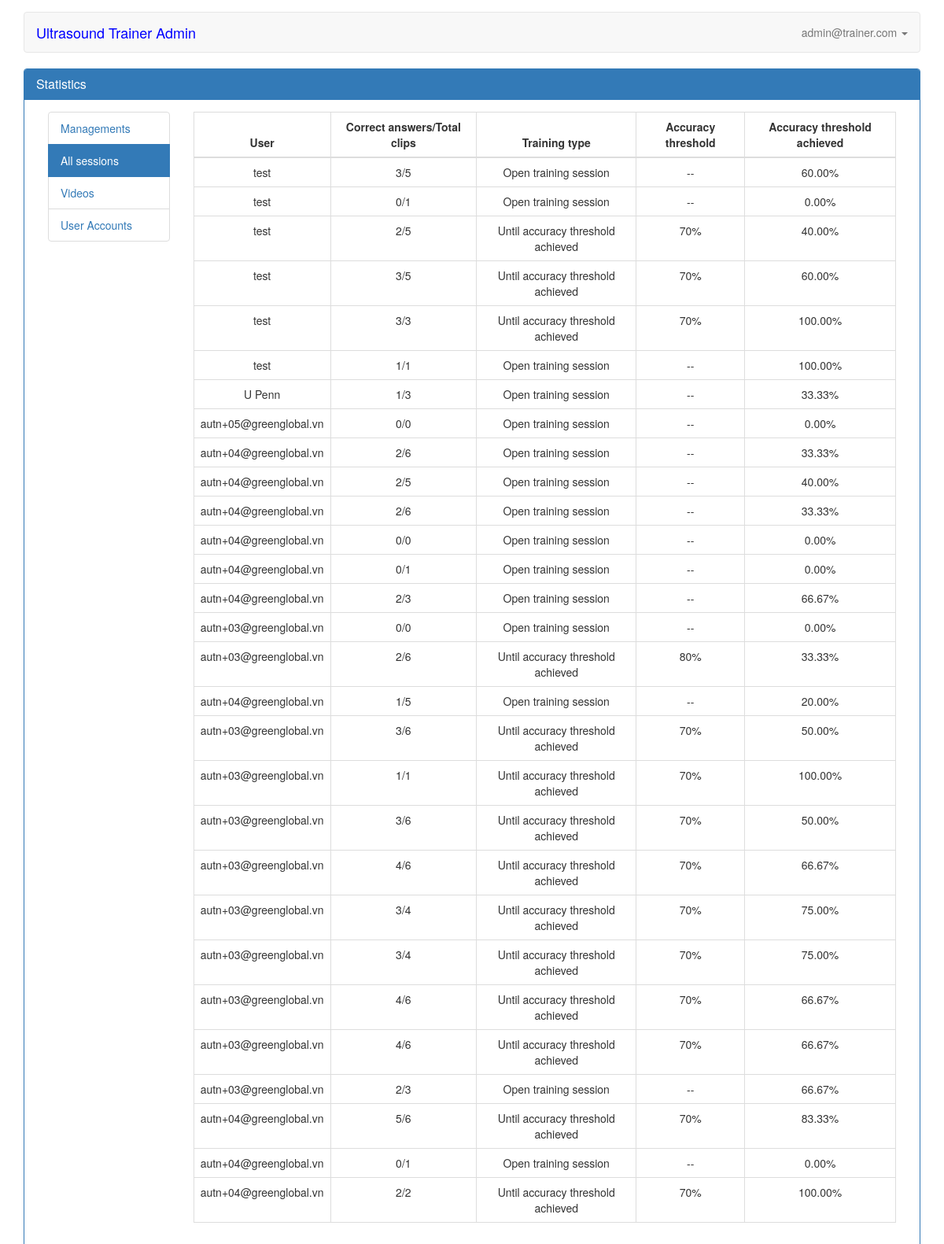
/statistics (signed in), run on the app's committed database.
### servey/models.py (models this page shows, shortened)
class Result(models.Model):
    user = models.ForeignKey(User, related_name='user_result', on_delete=models.CASCADE)
    date = models.DateTimeField(default=datetime.datetime.utcnow, blank=True)
    close = models.BooleanField(default=False, verbose_name="Test is close?", blank=True)
    training_type = models.CharField(choices=TRAINING_TYPE, blank=True, null=True, max_length=255)
    accuracy = models.CharField(max_length=255, choices=ACCURACY_THRESHOLD, blank=True, null=True)
    created_at = models.DateTimeField(auto_now_add=True)
    updated_at = models.DateTimeField(auto_now=True)
    @property
    def get_user(self):
        return User.objects.get(pk=self.user_id)
    @property
    def total_answer(self):
        return self.result_detail.count()
    @property
    def correct_answer(self):
        is_true = 0
        total_video = Video.objects.values('id', 'answer')
        detail = ResultDetail.objects.filter(result=self).values('video_id', 'answer')
        for video in total_video:
            for b in detail:
                if video.get('id') == b.get('video_id'):
                    diff = video.get('answer') == b.get('answer')
                    if diff:
                        is_true += 1
        return is_true
    @property
    def accuracy_count(self):
        context = {}
        check = ResultDetail.objects.filter(result=self.id)
        accuracy = '0.00'
        if check is not None:
            count_question = ResultDetail.objects.filter(result=self.id).count()
            total_answer = ResultDetail.objects.filter(result=self.id)
            context['true'] = 0
            context['false'] = 0
            for query_answer in total_answer:
                video = query_answer.video.answer
                answer_result = query_answer.answer
                if video == answer_result:
                    context['true'] += 1
                else:
                    context['false'] += 1
            if count_question > 0:
                accuracy = format(Decimal(context['true'] * 100 / count_question), '.2f')
        return accuracy

class ResultDetail(models.Model):
    result = models.ForeignKey(Result, on_delete=models.CASCADE, null=True, related_name='result_detail',)
    video = models.ForeignKey(Video, blank=True, on_delete=models.CASCADE, related_name='video_result')
    answer = models.IntegerField(blank=True)
    created_at = models.DateTimeField(auto_now_add=True)
    updated_at = models.DateTimeField(auto_now=True)

class Video(models.Model):
    ANSWER_CHOICE = (
        (1, 'Normal'),
        (2, 'Moderately reduced',),
        (3, 'Severely reduced',)
    )
    path = models.FileField(blank=True, verbose_name="Upload video (mp4, mkv)", max_length=255, upload_to='videos/', validators=[validate_file_extension])
    title = models.TextField(blank=True, verbose_name="Title question")
    answer = models.IntegerField(choices=ANSWER_CHOICE, default=1)
    created_at = models.DateTimeField(auto_now_add=True)
    updated_at = models.DateTimeField(auto_now=True)

### servey/views.py (the view)
@user_passes_test(lambda u: u.is_superuser)
def result_session(request):
    if request.user.is_authenticated:
        list = Result.objects.all()
        total_result = Pager.view(request, list)
        context = {
            "total_result": total_result,
        }
        return render(request, 'statistical/result_session.html', context)
    else:
        return JsonResponse({"status": False, "messages": "Authentication required"},safe=False)

### servey/models.py (called while the page is built)
    def view(request, list):
        page = request.GET.get('page', 1)
        paginator = Paginator(list, ITEMS_PER_PAGE)
        try:
            model = paginator.page(page)
        except PageNotAnInteger:
            model = paginator.page(1)
        except EmptyPage:
            model = paginator.page(paginator.num_pages)
        return model

### templatetags/path_tags.py (called while the page is built)
@register.simple_tag
def is_video_path(path):
    if path == '/videos' or path.startswith('/video/'):
        return 'active'
    return ''

@register.simple_tag
def is_user_path(path):
    if path == '/user_account' or path.startswith('/profile/'):
        return 'active'
    return ''

### templates/statistical/result_session.html (shortened to what this page needs)
{% extends 'statistical/index.html' %}
{% block main %}
    <div class="col-md-10">
        <div class="table-responsive">
            <table class="table table-bordered table-hover">
                <thead>
                    <tr>
                        <th class="text-center">User</th>
                        <th class="text-center">Correct answers/Total clips</th>
                        <th class="text-center">Training type</th>
                        <th class="text-center">Accuracy threshold</th>
                        <th class="text-center">Accuracy threshold achieved</th>
                    </tr>
                    </thead>
                <tbody>
                    {% for item in total_result %}
                    <tr class="text-center">
                        <td>{{ item.get_user.username }}</td>
                        <td>{{ item.correct_answer }}/{{ item.total_answer }}</td>
                        <td>{{ item.training_type }}</td>
                        <td>{% if item.accuracy %}{{ item.accuracy }} {% else %} {{ "--" }}{% endif %}</td>
                        <td>{{ item.accuracy_count }}%</td>
                    </tr>
                    {% endfor %}
                </tbody>
            </table>
        </div>
    </div>
{% endblock %}

### templates/partials/index.html (shortened to what this page needs)
<!DOCTYPE html>
<html lang="en">
    {% load staticfiles %}
    <head>
        <link href="{% static 'bootstrap-3.3.6.min.css' %}" rel="stylesheet">
        <link rel="stylesheet" href="{% static 'main.css' %}">
    </head>
    <body>
    <div class="container" id="container_main" >
        <nav class="navbar navbar-default" role="navigation">
        <div class="navbar-header">
            {% if user.is_superuser and user.is_staff %}
                <a class="navbar-brand" href="{% url 'admin:index' %}" style="color: blue">Ultrasound Trainer Admin</a>
            {% else %}
                <a class="navbar-brand" href="{% url 'index' %}" style="color: blue">Ultrasound Trainer</a>
            {% endif %}
        </div>
        <div class="collapse navbar-collapse navbar-ex1-collapse">
            <ul class="nav navbar-nav navbar-right">
                <li class="dropdown">
                    <a href="#" class="dropdown-toggle" data-toggle="dropdown">
                        {% if request.user.is_authenticated %}
                            <span>{{ request.user.username }}</span>
                            <b class="caret"></b>
                        {% endif %}
                    </a>
                </li>
            </ul>
        </div>
        </nav>
        <div class="row">
            {% block content %}
            {% endblock %}
        </div>
    </div>
    </body>
</html>

### static/main.css (style rules this page uses)
#container_main { padding-top: 15px; }
.row { margin-right: 0; margin-left: 0; }
ul li { list-style-type: none; }

### data on the page
Result: get_user.username "test", correct_answer "3", total_answer "5", training_type "Open training session", value "--", accuracy_count "60.00"
Result: get_user.username "test", correct_answer "0", total_answer "1", training_type "Open training session", value "--", accuracy_count "0.00"
Result: get_user.username "test", correct_answer "2", total_answer "5", training_type "Until accuracy threshold achieved", accuracy "70%", accuracy_count "40.00"
Result: get_user.username "test", correct_answer "3", total_answer "5", training_type "Until accuracy threshold achieved", accuracy "70%", accuracy_count "60.00"
Result: get_user.username "test", correct_answer "3", total_answer "3", training_type "Until accuracy threshold achieved", accuracy "70%", accuracy_count "100.00"
Result: get_user.username "test", correct_answer "1", total_answer "1", training_type "Open training session", value "--", accuracy_count "100.00"
Result: get_user.username "U Penn", correct_answer "1", total_answer "3", training_type "Open training session", value "--", accuracy_count "33.33"
Result: get_user.username "autn+05@greenglobal.vn", correct_answer "0", total_answer "0", training_type "Open training session", value "--", accuracy_count "0.00"
Result: get_user.username "autn+04@greenglobal.vn", correct_answer "2", total_answer "6", training_type "Open training session", value "--", accuracy_count "33.33"
Result: get_user.username "autn+04@greenglobal.vn", correct_answer "2", total_answer "5", training_type "Open training session", value "--", accuracy_count "40.00"
Result: get_user.username "autn+04@greenglobal.vn", correct_answer "2", total_answer "6", training_type "Open training session", value "--", accuracy_count "33.33"
Result: get_user.username "autn+04@greenglobal.vn", correct_answer "0", total_answer "0", training_type "Open training session", value "--", accuracy_count "0.00"
Result: get_user.username "autn+04@greenglobal.vn", correct_answer "0", total_answer "1", training_type "Open training session", value "--", accuracy_count "0.00"
Result: get_user.username "autn+04@greenglobal.vn", correct_answer "2", total_answer "3", training_type "Open training session", value "--", accuracy_count "66.67"
Result: get_user.username "autn+03@greenglobal.vn", correct_answer "0", total_answer "0", training_type "Open training session", value "--", accuracy_count "0.00"
Result: get_user.username "autn+03@greenglobal.vn", correct_answer "2", total_answer "6", training_type "Until accuracy threshold achieved", accuracy "80%", accuracy_count "33.33"
Result: get_user.username "autn+04@greenglobal.vn", correct_answer "1", total_answer "5", training_type "Open training session", value "--", accuracy_count "20.00"
Result: get_user.username "autn+03@greenglobal.vn", correct_answer "3", total_answer "6", training_type "Until accuracy threshold achieved", accuracy "70%", accuracy_count "50.00"
Result: get_user.username "autn+03@greenglobal.vn", correct_answer "1", total_answer "1", training_type "Until accuracy threshold achieved", accuracy "70%", accuracy_count "100.00"
Result: get_user.username "autn+03@greenglobal.vn", correct_answer "3", total_answer "6", training_type "Until accuracy threshold achieved", accuracy "70%", accuracy_count "50.00"
Result: get_user.username "autn+03@greenglobal.vn", correct_answer "4", total_answer "6", training_type "Until accuracy threshold achieved", accuracy "70%", accuracy_count "66.67"
Result: get_user.username "autn+03@greenglobal.vn", correct_answer "3", total_answer "4", training_type "Until accuracy threshold achieved", accuracy "70%", accuracy_count "75.00"
Result: get_user.username "autn+03@greenglobal.vn", correct_answer "3", total_answer "4", training_type "Until accuracy threshold achieved", accuracy "70%", accuracy_count "75.00"
Result: get_user.username "autn+03@greenglobal.vn", correct_answer "4", total_answer "6", training_type "Until accuracy threshold achieved", accuracy "70%", accuracy_count "66.67"
Result: get_user.username "autn+03@greenglobal.vn", correct_answer "4", total_answer "6", training_type "Until accuracy threshold achieved", accuracy "70%", accuracy_count "66.67"
Result: get_user.username "autn+03@greenglobal.vn", correct_answer "2", total_answer "3", training_type "Open training session", value "--", accuracy_count "66.67"
Result: get_user.username "autn+04@greenglobal.vn", correct_answer "5", total_answer "6", training_type "Until accuracy threshold achieved", accuracy "70%", accuracy_count "83.33"
Result: get_user.username "autn+04@greenglobal.vn", correct_answer "0", total_answer "1", training_type "Open training session", value "--", accuracy_count "0.00"
Result: get_user.username "autn+04@greenglobal.vn", correct_answer "2", total_answer "2", training_type "Until accuracy threshold achieved", accuracy "70%", accuracy_count "100.00"

### other printed values
{{ request.user.username }} "admin@trainer.com"
